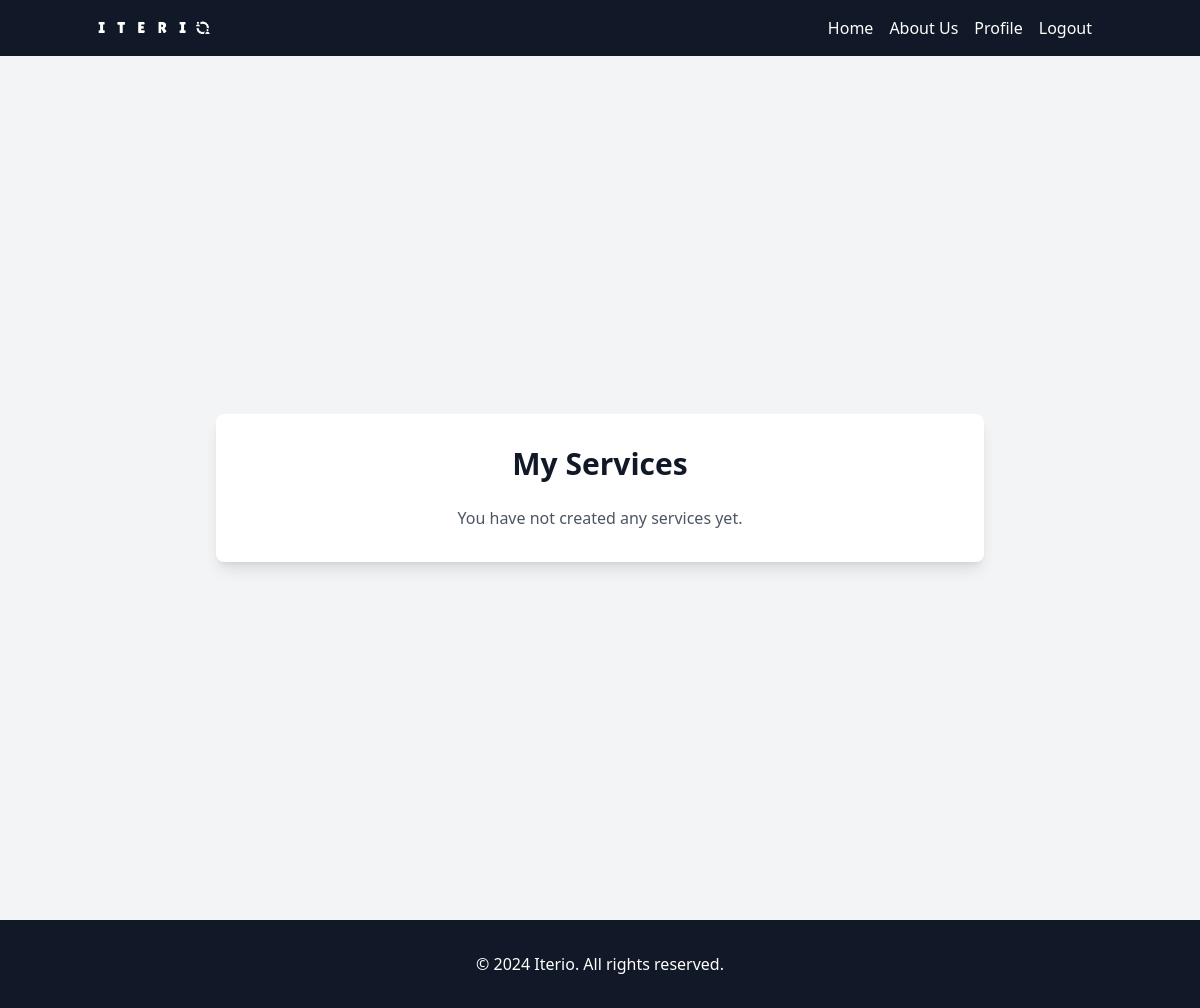
Page /my-services/ (signed in) on the earlier database version.
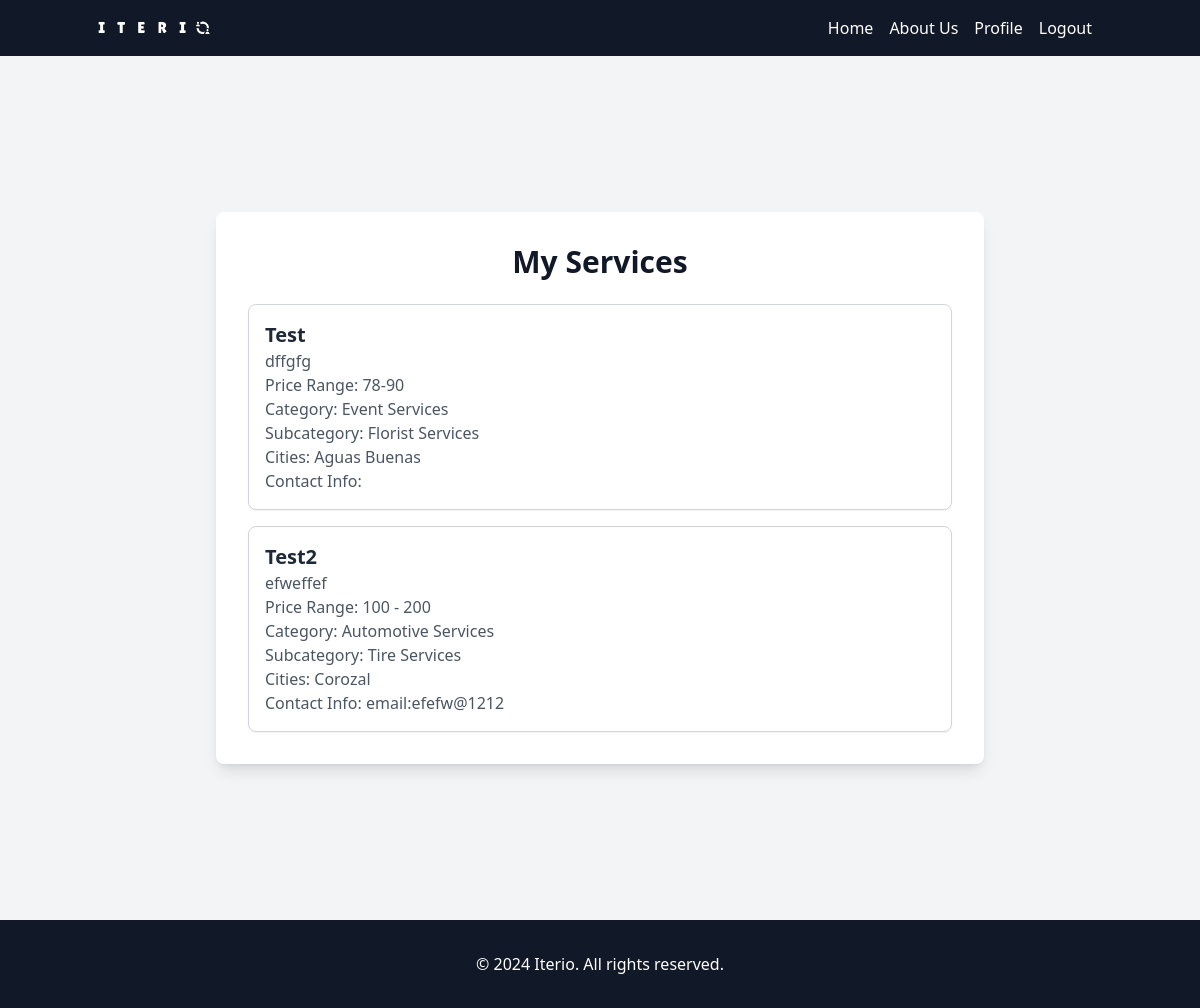
Same page on the later database version.
### iterio_app/models.py (models this page shows, shortened)
class Service(models.Model):
    name = models.CharField(max_length=100)
    description = models.TextField()
    price_range = models.CharField(max_length=100, blank=True)
    category = models.ForeignKey(Category, on_delete=models.CASCADE, related_name='services', default=11)
    subcategory = models.ForeignKey(SubCategory, on_delete=models.CASCADE, related_name='services')
    cities = models.ManyToManyField(City, related_name='services')
    picture = models.ImageField(upload_to='service_pictures', blank=True, null=True)
    contact_info = models.TextField(blank=True)

class Category(models.Model):
    name = models.CharField(max_length=100)
    class Meta:
        verbose_name_plural = 'Categories'

class SubCategory(models.Model):
    name = models.CharField(max_length=100)
    category = models.ForeignKey(Category, on_delete=models.CASCADE, related_name='subcategories')
    class Meta:
        verbose_name_plural = 'Sub-categories'

class City(models.Model):
    name = models.CharField(max_length=100, unique=True)

### iterio_app/views.py (the view)
# urls.py: path('my-services/', views.my_services, name='my_services'),
def my_services(request):
    user = request.user
    service_provider = ServiceProvider.objects.get(user=user)
    services = service_provider.services.all()
    return render(request, 'iterio_app/my_services.html', {'services': services})

### iterio_app/templates/iterio_app/my_services.html (shortened to what this page needs)
{% extends 'main.html' %}
{% load static %}
{% load static tailwind_tags %}
{% block content %}
<div class="bg-gray-100 min-h-screen flex items-center justify-center">
    <div class="max-w-3xl w-full bg-white p-8 rounded-lg shadow-lg">
        <h1 class="text-3xl font-bold text-gray-900 mb-6 text-center">My Services</h1>
        {% if services %}
            <div class="space-y-4">
                {% for service in services %}
                    <div class="border border-gray-300 p-4 rounded-lg shadow-sm">
                        <h2 class="text-xl font-bold text-gray-800">{{ service.name }}</h2>
                        <p class="text-gray-600">{{ service.description }}</p>
                        <p class="text-gray-600">Price Range: {{ service.price_range }}</p>
                        <p class="text-gray-600">Category: {{ service.category.name }}</p>
                        <p class="text-gray-600">Subcategory: {{ service.subcategory.name }}</p>
                        <p class="text-gray-600">Cities: {% for city in service.cities.all %}{{ city.name }}{% if not forloop.last %}, {% endif %}{% endfor %}</p>
                        <p class="text-gray-600">Contact Info: {{ service.contact_info }}</p>
                    </div>
                {% endfor %}
            </div>
        {% else %}
            <p class="text-gray-600 text-center">You have not created any services yet.</p>
        {% endif %}
    </div>
</div>
{% endblock %}

Differences in the rows shown:
added Service: name "Test", description "dffgfg", price_range "78-90", category.name "Event Services", subcategory.name "Florist Services"
now on this page (row unchanged): City: name "Aguas Buenas", shown under "Test"
added Service: name "Test2", description "efweffef", price_range "100 - 200", category.name "Automotive Services", subcategory.name "Tire Services", contact_info "email:efefw@1212"
now on this page (row unchanged): City: name "Corozal", shown under "Test2"
Other differences:
text no longer shown: "You have not created any services yet."
